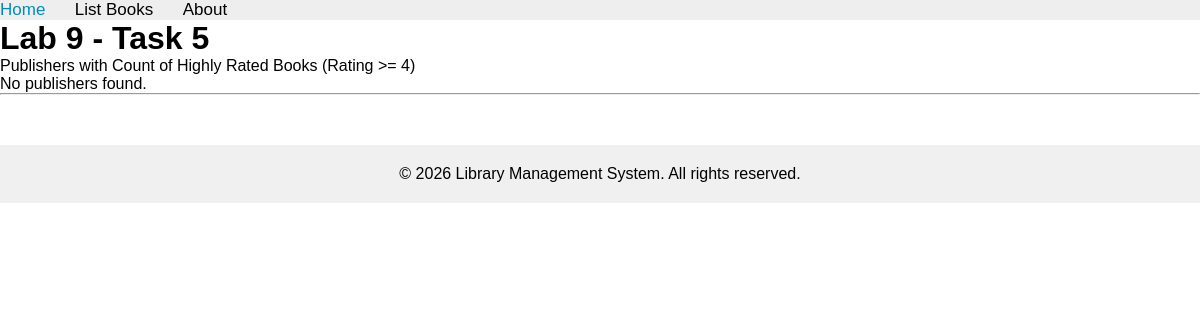
The page /books/lab9/task5 on the database as committed earlier.
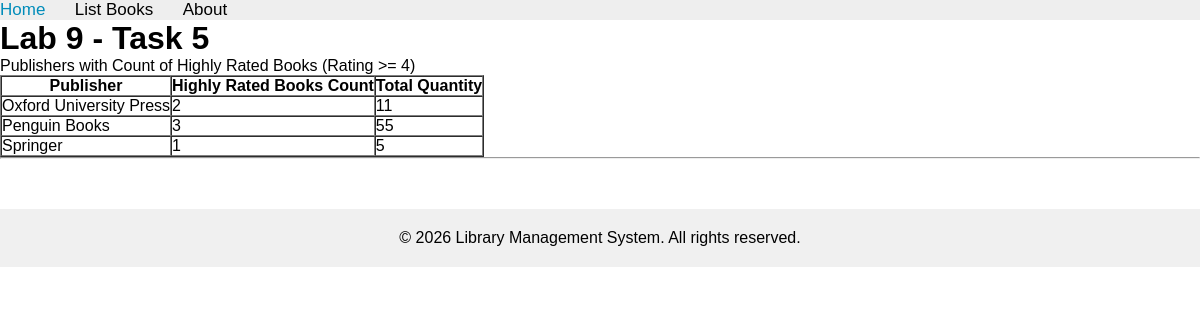
The same page on the database as committed later.
### apps/bookmodule/models.py (models this page shows, shortened)
class Publisher(models.Model):
    name = models.CharField(max_length=200)
    location = models.CharField(max_length=300)

### apps/bookmodule/views.py (the view)
# urls.py: path('lab9/task5', views.lab9_task5, name="books.lab9_task5"),
def lab9_task5(request):
    publishers = Publisher.objects.annotate(
        highly_rated_count=Count('books', filter=Q(books__rating__gte=4)),
        total_quantity=Sum('books__quantity')
    ).order_by('name')
    return render(request, 'bookmodule/lab9_task5.html', {'publishers': publishers})

### apps/templates/bookmodule/lab9_task5.html (shortened to what this page needs)
{% extends "layouts/base.html" %}
{% block content %}
<h1>Lab 9 - Task 5</h1>
<p>Publishers with Count of Highly Rated Books (Rating >= 4)</p>
{% if publishers %}
    <table border="1" cellpadding="8" cellspacing="0">
        <tr>
            <th>Publisher</th>
            <th>Highly Rated Books Count</th>
            <th>Total Quantity</th>
        </tr>
        {% for pub in publishers %}
            <tr>
                <td>{{ pub.name }}</td>
                <td>{{ pub.highly_rated_count|default:0 }}</td>
                <td>{{ pub.total_quantity|default:0 }}</td>
            </tr>
        {% endfor %}
    </table>
{% else %}
    <p>No publishers found.</p>
{% endif %}
{% endblock content %}

Rows that differ between the two databases and show on the page:
added Publisher: name "Oxford University Press", highly_rated_count "2", total_quantity "11"
added Publisher: name "Penguin Books", highly_rated_count "3", total_quantity "55"
added Publisher: name "Springer", highly_rated_count "1", total_quantity "5"
Other text that changed with them:
text no longer shown: "No publishers found."
text now shown: "Publisher Highly Rated Books Count Total Quantity"
